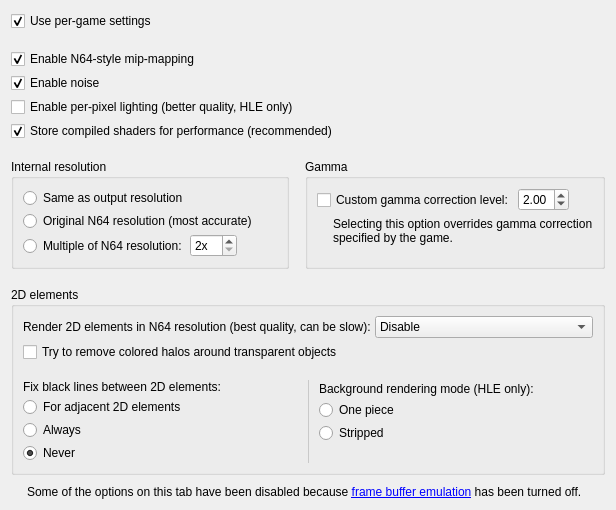
     <widget class="QWidget" name="emulationTab">
      <property name="minimumSize">
       <size>
        <width>0</width>
        <height>380</height>
       </size>
      </property>
      <attribute name="title">
       <string>Emulation</string>
      </attribute>
      <layout class="QVBoxLayout" name="verticalLayout">
       <property name="spacing">
        <number>10</number>
       </property>
       <item>
        <layout class="QVBoxLayout" name="verticalLayout_30">
         <property name="spacing">
          <number>18</number>
         </property>
         <item>
          <widget class="QCheckBox" name="customSettingsCheckBox">
           <property name="sizePolicy">
            <sizepolicy hsizetype="Preferred" vsizetype="Fixed">
             <horstretch>0</horstretch>
             <verstretch>0</verstretch>
            </sizepolicy>
           </property>
           <property name="toolTip">
            <string>&lt;html&gt;&lt;head/&gt;&lt;body&gt;&lt;p&gt;When enabled, all non-default values of settings are stored individually for each game.&lt;/p&gt;&lt;p&gt;When a game is running, settings are displayed and saved for the currently running game.&lt;/p&gt;&lt;p&gt;&lt;span style=&quot; font-weight:600;&quot;&gt;Note:&lt;/span&gt; GLideN64 already contains settings for the optimal performance of most games. Be careful when altering options on 'Emulation' and 'Frame buffer' tab.&lt;/p&gt;&lt;p&gt;[Recommended: &lt;span style=&quot; font-style:italic;&quot;&gt;Checked&lt;/span&gt;]&lt;/p&gt;&lt;/body&gt;&lt;/html&gt;</string>
           </property>
           <property name="text">
            <string>Use per-game settings</string>
           </property>
           <property name="checked">
            <bool>true</bool>
           </property>
          </widget>
         </item>
         <item>
          <widget class="QFrame" name="emulationOptionsFrame">
           <layout class="QVBoxLayout" name="verticalLayout_47">
            <property name="spacing">
             <number>4</number>
            </property>
            <property name="leftMargin">
             <number>0</number>
            </property>
            <property name="topMargin">
             <number>0</number>
            </property>
            <property name="rightMargin">
             <number>0</number>
            </property>
            <property name="bottomMargin">
             <number>0</number>
            </property>
            <item>
             <widget class="QCheckBox" name="emulateLodCheckBox">
              <property name="sizePolicy">
               <sizepolicy hsizetype="Preferred" vsizetype="Minimum">
                <horstretch>0</horstretch>
                <verstretch>0</verstretch>
               </sizepolicy>
              </property>
              <property name="toolTip">
               <string>&lt;html&gt;&lt;head/&gt;&lt;body&gt;&lt;p&gt;The N64 uses a unique method of mip-mapping that's difficult to reproduce correctly on PCs. When checked, this option emulates N64-accurate mip-mapping. When unchecked, some games have sharper distant textures.&lt;/p&gt;&lt;p&gt;[Recommended: &lt;span style=&quot; font-style:italic;&quot;&gt;Checked&lt;/span&gt;]&lt;/p&gt;&lt;/body&gt;&lt;/html&gt;</string>
              </property>
              <property name="text">
               <string>Enable N64-style mip-mapping</string>
              </property>
              <property name="checked">
               <bool>true</bool>
              </property>
             </widget>
            </item>
            <item>
             <widget class="QCheckBox" name="emulateNoiseCheckBox">
              <property name="toolTip">
               <string>&lt;html&gt;&lt;head/&gt;&lt;body&gt;&lt;p&gt;This option emulates effects that use random color input. Checking this option may cause rare performance problems.&lt;/p&gt;&lt;p&gt;[Recommended: &lt;span style=&quot; font-style:italic;&quot;&gt;Checked&lt;/span&gt;]&lt;/p&gt;&lt;/body&gt;&lt;/html&gt;</string>
              </property>
              <property name="text">
               <string>Enable noise</string>
              </property>
              <property name="checked">
               <bool>true</bool>
              </property>
             </widget>
            </item>
            <item>
             <widget class="QCheckBox" name="enableHWLightingCheckBox">
              <property name="toolTip">
               <string>&lt;html&gt;&lt;head/&gt;&lt;body&gt;&lt;p&gt;In N64 games lighting is calculated per vertex. This option enables Phong shading, which provides smoother and more realistic lighting.&lt;br/&gt;&lt;br/&gt;[Recommended: &lt;span style=&quot; font-style:italic;&quot;&gt;Your preference&lt;/span&gt;]&lt;/p&gt;&lt;/body&gt;&lt;/html&gt;</string>
              </property>
              <property name="text">
               <string>Enable per-pixel lighting (better quality, HLE only)</string>
              </property>
             </widget>
            </item>
            <item>
             <widget class="QCheckBox" name="enableShadersStorageCheckBox">
              <property name="toolTip">
               <string>&lt;html&gt;&lt;head/&gt;&lt;body&gt;&lt;p&gt;Use persistent storage for compiled shader programs.&lt;br/&gt;Each game uses a set of combiners. A combiner is an equation that defines how to build output color from various color inputs. GLideN64 translates shaders, and compiles shader programs on the fly. Shaders are large and complex. If the game uses several new combiners, compiling new shaders will take time and result in stuttering. When this option is checked, these shaders are saved so they're not recompiled the next time you run the game.&lt;/p&gt;&lt;p&gt;[Recommended: &lt;span style=&quot; font-style:italic;&quot;&gt;Checked&lt;/span&gt;]&lt;/p&gt;&lt;/body&gt;&lt;/html&gt;</string>
              </property>
              <property name="text">
               <string>Store compiled shaders for performance (recommended)</string>
              </property>
              <property name="checked">
               <bool>true</bool>
              </property>
             </widget>
            </item>
           </layout>
          </widget>
         </item>
         <item>
          <layout class="QHBoxLayout" name="horizontalLayout_20">
           <property name="spacing">
            <number>16</number>
           </property>
           <item>
            <widget class="QGroupBox" name="factorGroupBox">
             <property name="toolTip">
              <string>&lt;html&gt;&lt;head/&gt;&lt;body&gt;&lt;p&gt;This option sets the output render buffer size. By default, the render buffer is set to the &lt;span style=&quot; font-weight:600;&quot;&gt;Same as output resolution&lt;/span&gt;, but you can set it to the &lt;span style=&quot; font-weight:600;&quot;&gt;Original N64 resolution&lt;/span&gt; or a &lt;span style=&quot; font-weight:600;&quot;&gt;Multiple of N64 resolution&lt;/span&gt;.&lt;/p&gt;&lt;/body&gt;&lt;/html&gt;</string>
             </property>
             <property name="title">
              <string>Internal resolution</string>
             </property>
             <layout class="QVBoxLayout" name="verticalLayout_56">
              <property name="spacing">
               <number>3</number>
              </property>
              <item>
               <widget class="QRadioButton" name="factor0xRadioButton">
                <property name="text">
                 <string>Same as output resolution</string>
                </property>
                <attribute name="buttonGroup">
                 <string notr="true">factorButtonGroup</string>
                </attribute>
               </widget>
              </item>
              <item>
               <widget class="QRadioButton" name="factor1xRadioButton">
                <property name="text">
                 <string>Original N64 resolution (most accurate)</string>
                </property>
                <attribute name="buttonGroup">
                 <string notr="true">factorButtonGroup</string>
                </attribute>
               </widget>
              </item>
              <item>
               <layout class="QHBoxLayout" name="horizontalLayout_27">
                <item>
                 <layout class="QHBoxLayout" name="horizontalLayout_2">
                  <property name="topMargin">
                   <number>2</number>
                  </property>
                  <item>
                   <widget class="QRadioButton" name="factorXxRadioButton">
                    <property name="text">
                     <string>Multiple of N64 resolution:</string>
                    </property>
                    <attribute name="buttonGroup">
                     <string notr="true">factorButtonGroup</string>
                    </attribute>
                   </widget>
                  </item>
                 </layout>
                </item>
                <item>
                 <widget class="QSpinBox" name="resolutionFactorSpinBox">
                  <property name="suffix">
                   <string>x</string>
                  </property>
                  <property name="minimum">
                   <number>2</number>
                  </property>
                  <property name="maximum">
                   <number>16</number>
                  </property>
                 </widget>
                </item>
                <item>
                 <spacer name="horizontalSpacer_7">
                  <property name="orientation">
                   <enum>Qt::Horizontal</enum>
                  </property>
                  <property name="sizeHint" stdset="0">
                   <size>
                    <width>40</width>
                    <height>20</height>
                   </size>
                  </property>
                 </spacer>
                </item>
               </layout>
              </item>
             </layout>
            </widget>
           </item>
           <item>
            <widget class="QGroupBox" name="gammaCorrectionGroupBox">
             <property name="toolTip">
              <string>&lt;html&gt;&lt;head/&gt;&lt;body&gt;&lt;p&gt;Some N64 games use gamma correction to brighten the image. When the frame buffer is enabled, gamma correction is applied automatically for all games that use it on the N64. You can use your own gamma correction instead with this option. The default level, used on the N64, is 2.&lt;/p&gt;&lt;p&gt;[Recommended: &lt;span style=&quot; font-style:italic;&quot;&gt;Unchecked; 2.00&lt;/span&gt;]&lt;/p&gt;&lt;/body&gt;&lt;/html&gt;</string>
             </property>
             <property name="title">
              <string>Gamma</string>
             </property>
             <layout class="QVBoxLayout" name="verticalLayout_15">
              <property name="spacing">
               <number>4</number>
              </property>
              <item>
               <layout class="QHBoxLayout" name="horizontalLayout_12">
                <item>
                 <widget class="QCheckBox" name="gammaCorrectionCheckBox">
                  <property name="text">
                   <string>Custom gamma correction level:</string>
                  </property>
                 </widget>
                </item>
                <item>
                 <layout class="QVBoxLayout" name="verticalLayout_16">
                  <property name="spacing">
                   <number>0</number>
                  </property>
                  <item>
                   <widget class="QDoubleSpinBox" name="gammaLevelSpinBox">
                    <property name="minimum">
                     <double>1.000000000000000</double>
                    </property>
                    <property name="maximum">
                     <double>4.000000000000000</double>
                    </property>
                    <property name="singleStep">
                     <double>0.100000000000000</double>
                    </property>
                    <property name="value">
                     <double>2.000000000000000</double>
                    </property>
                   </widget>
                  </item>
                  <item>
                   <spacer name="verticalSpacer_4">
                    <property name="orientation">
                     <enum>Qt::Vertical</enum>
                    </property>
                    <property name="sizeType">
                     <enum>QSizePolicy::Fixed</enum>
                    </property>
                    <property name="sizeHint" stdset="0">
                     <size>
                      <width>0</width>
                      <height>2</height>
                     </size>
                    </property>
                   </spacer>
                  </item>
                 </layout>
                </item>
                <item>
                 <spacer name="horizontalSpacer_5">
                  <property name="orientation">
                   <enum>Qt::Horizontal</enum>
                  </property>
                  <property name="sizeHint" stdset="0">
                   <size>
                    <width>0</width>
                    <height>0</height>
                   </size>
                  </property>
                 </spacer>
                </item>
               </layout>
              </item>
              <item>
               <widget class="QFrame" name="gammaCorrectionNoteFrame">
                <layout class="QHBoxLayout" name="horizontalLayout_21">
                 <property name="spacing">
                  <number>9</number>
                 </property>
                 <property name="leftMargin">
                  <number>0</number>
                 </property>
                 <property name="topMargin">
                  <number>0</number>
                 </property>
                 <property name="rightMargin">
                  <number>0</number>
                 </property>
                 <property name="bottomMargin">
                  <number>0</number>
                 </property>
                 <item>
                  <widget class="QLabel" name="gammaCorrectionNoteIcon">
                   <property name="sizePolicy">
                    <sizepolicy hsizetype="Fixed" vsizetype="Fixed">
                     <horstretch>0</horstretch>
                     <verstretch>0</verstretch>
                    </sizepolicy>
                   </property>
                   <property name="pixmap">
                    <pixmap resource="icon.qrc">:/Info.ico</pixmap>
                   </property>
                  </widget>
                 </item>
                 <item>
                  <widget class="QLabel" name="gammaCorrectionNoteLabel">
                   <property name="text">
                    <string>Selecting this option overrides gamma correction specified by the game.</string>
                   </property>
                   <property name="wordWrap">
                    <bool>true</bool>
                   </property>
                  </widget>
                 </item>
                </layout>
               </widget>
              </item>
              <item>
               <spacer name="verticalSpacer_15">
                <property name="orientation">
                 <enum>Qt::Vertical</enum>
                </property>
                <property name="sizeHint" stdset="0">
                 <size>
                  <width>0</width>
                  <height>0</height>
                 </size>
                </property>
               </spacer>
              </item>
             </layout>
            </widget>
           </item>
          </layout>
         </item>
         <item>
          <widget class="QGroupBox" name="nativeRes2DGroupBox">
           <property name="title">
            <string>2D elements</string>
           </property>
           <layout class="QVBoxLayout" name="verticalLayout_48">
            <property name="spacing">
             <number>18</number>
            </property>
            <item>
             <layout class="QVBoxLayout" name="verticalLayout_31">
              <property name="spacing">
               <number>4</number>
              </property>
              <property name="leftMargin">
               <number>0</number>
              </property>
              <property name="topMargin">
               <number>0</number>
              </property>
              <property name="rightMargin">
               <number>0</number>
              </property>
              <property name="bottomMargin">
               <number>0</number>
              </property>
              <item>
               <layout class="QHBoxLayout" name="nativeRes2Dlayout">
                <item>
                 <widget class="QLabel" name="nativeRes2DLabel">
                  <property name="toolTip">
                   <string>&lt;html&gt;&lt;head/&gt;&lt;body&gt;&lt;p&gt;When checked, 2D elements are rendered at the N64s resolution before copying them to output. This usually eliminates display issues with 2D elements, but it can be slow. This option uses heuristics to detect adjacent 2D elements that doesn't work for every game.&lt;/p&gt;&lt;p&gt;[Recommended: &lt;span style=&quot; font-style:italic;&quot;&gt;Checked, unless you have performance problems&lt;/span&gt;]&lt;/p&gt;&lt;/body&gt;&lt;/html&gt;</string>
                  </property>
                  <property name="text">
                   <string>Render 2D elements in N64 resolution (best quality, can be slow):</string>
                  </property>
                 </widget>
                </item>
                <item>
                 <widget class="QComboBox" name="nativeRes2DComboBox">
                  <property name="toolTip">
                   <string>&lt;html&gt;&lt;head/&gt;&lt;body&gt;&lt;p&gt;When checked, 2D elements are rendered at the N64s resolution before copying them to output. This usually eliminates display issues with 2D elements, but it can be slow. This option uses heuristics to detect adjacent 2D elements that doesn't work for every game.&lt;/p&gt;&lt;p&gt;[Recommended: &lt;span style=&quot; font-style:italic;&quot;&gt;Checked, unless you have performance problems&lt;/span&gt;]&lt;/p&gt;&lt;/body&gt;&lt;/html&gt;</string>
                  </property>
                  <item>
                   <property name="text">
                    <string>Disable</string>
                   </property>
                  </item>
                  <item>
                   <property name="text">
                    <string>Enable optimized</string>
                   </property>
                  </item>
                  <item>
                   <property name="text">
                    <string>Enable unoptimized</string>
                   </property>
                  </item>
                 </widget>
                </item>
               </layout>
              </item>
              <item>
               <widget class="QCheckBox" name="halosRemovalCheckBox">
                <property name="text">
                 <string>Try to remove colored halos around transparent objects</string>
                </property>
               </widget>
              </item>
             </layout>
            </item>
            <item>
             <layout class="QHBoxLayout" name="horizontalLayout_15">
              <property name="spacing">
               <number>9</number>
              </property>
              <item>
               <widget class="QFrame" name="fixTexrectFrame">
                <property name="toolTip">
                 <string>&lt;html&gt;&lt;head/&gt;&lt;body&gt;&lt;p&gt;In some games the coordinates for parts of 2D elements are not aligned: there is a half-pixel split between adjacent elements. When rendering at the N64's original resolution it isn't visible, but when the image is scaled up it results in black lines. This option attempts to connect these 2D elements.&lt;/p&gt;&lt;p&gt;&lt;span style=&quot; font-weight:600;&quot;&gt;For adjacent 2D elements&lt;/span&gt;: Apply the correction only for polygons that need it. Select this option for games that have issues with black lines.&lt;/p&gt;&lt;p&gt;&lt;span style=&quot; font-weight:600;&quot;&gt;Always&lt;/span&gt;: Apply the correction for every 2D element. Select this option when &lt;span style=&quot; font-weight:600;&quot;&gt;For adjacent 2D elements&lt;/span&gt; doesn't help.&lt;/p&gt;&lt;p&gt;&lt;span style=&quot; font-weight:600;&quot;&gt;Never&lt;/span&gt;: Don't attempt to correct black lines between 2D elements.&lt;/p&gt;&lt;p&gt;[Recommended: &lt;span style=&quot; font-style:italic;&quot;&gt;Game dependent, mostly Never&lt;/span&gt;]&lt;/p&gt;&lt;/body&gt;&lt;/html&gt;</string>
                </property>
                <layout class="QVBoxLayout" name="verticalLayout_5">
                 <property name="spacing">
                  <number>3</number>
                 </property>
                 <property name="leftMargin">
                  <number>0</number>
                 </property>
                 <property name="topMargin">
                  <number>0</number>
                 </property>
                 <property name="rightMargin">
                  <number>0</number>
                 </property>
                 <property name="bottomMargin">
                  <number>0</number>
                 </property>
                 <item>
                  <widget class="QLabel" name="fixBlackLinesLabel">
                   <property name="text">
                    <string extracomment="2D elements, formerly labelled texrects, are usually used for title screens or HUDs">Fix black lines between 2D elements:</string>
                   </property>
                   <property name="wordWrap">
                    <bool>true</bool>
                   </property>
                  </widget>
                 </item>
                 <item>
                  <widget class="QRadioButton" name="fixTexrectSmartRadioButton">
                   <property name="sizePolicy">
                    <sizepolicy hsizetype="Preferred" vsizetype="Fixed">
                     <horstretch>0</horstretch>
                     <verstretch>0</verstretch>
                    </sizepolicy>
                   </property>
                   <property name="text">
                    <string extracomment="The label for this control is &quot;Fix black lines between 2D elements&quot;">For adjacent 2D elements</string>
                   </property>
                   <attribute name="buttonGroup">
                    <string notr="true">fixTexrectCoordsButtonGroup</string>
                   </attribute>
                  </widget>
                 </item>
                 <item>
                  <widget class="QRadioButton" name="fixTexrectForceRadioButton">
                   <property name="text">
                    <string extracomment="The label for this control is &quot;Fix black lines between 2D elements&quot;">Always</string>
                   </property>
                   <attribute name="buttonGroup">
                    <string notr="true">fixTexrectCoordsButtonGroup</string>
                   </attribute>
                  </widget>
                 </item>
                 <item>
                  <widget class="QRadioButton" name="fixTexrectDisableRadioButton">
                   <property name="text">
                    <string extracomment="The label for this control is &quot;Fix black lines between 2D elements&quot;">Never</string>
                   </property>
                   <property name="checked">
                    <bool>true</bool>
                   </property>
                   <attribute name="buttonGroup">
                    <string notr="true">fixTexrectCoordsButtonGroup</string>
                   </attribute>
                  </widget>
                 </item>
                </layout>
               </widget>
              </item>
              <item>
               <widget class="Line" name="line_2">
                <property name="styleSheet">
                 <string notr="true">color: rgba(0, 0, 0, 15%);</string>
                </property>
                <property name="frameShadow">
                 <enum>QFrame::Plain</enum>
                </property>
                <property name="orientation">
                 <enum>Qt::Vertical</enum>
                </property>
               </widget>
              </item>
              <item>
               <widget class="QFrame" name="bgModeFrame">
                <property name="toolTip">
                 <string>&lt;html&gt;&lt;head/&gt;&lt;body&gt;&lt;p&gt;Background is a complex macro command used to render large (normally full screen) images. Since background images usually don't fit texture memory, the microcode splits them on narrow strips and renders them one by one. HLE code has two modes to emulate background commands:&lt;/p&gt;&lt;p&gt;&lt;span style=&quot; font-weight:600;&quot;&gt;One piece&lt;/span&gt;: The whole background image rendred as one textured rectangle. This method is normally much faster, but the result is not always correct.&lt;/p&gt;&lt;p&gt;&lt;span style=&quot; font-weight:600;&quot;&gt;Stripped&lt;/span&gt;: This method emulates background commands as close as possible to actual microcode implementation. It's slower but more precise. Another problem: some games may have gaps between rendered strips in high resolution. Use &amp;quot;Render 2D elements in N64 resolution&amp;quot; option to remove the gaps.&lt;/p&gt;&lt;p&gt;[Recommended: &lt;span style=&quot; font-style:italic;&quot;&gt;Game dependent, mostly Stripped&lt;/span&gt;]&lt;/p&gt;&lt;/body&gt;&lt;/html&gt;</string>
                </property>
                <layout class="QVBoxLayout" name="verticalLayout_35">
                 <property name="spacing">
                  <number>3</number>
                 </property>
                 <property name="leftMargin">
                  <number>0</number>
                 </property>
                 <property name="topMargin">
                  <number>0</number>
                 </property>
                 <property name="rightMargin">
                  <number>0</number>
                 </property>
                 <property name="bottomMargin">
                  <number>0</number>
                 </property>
                 <item>
                  <widget class="QLabel" name="bgModeLabel">
                   <property name="text">
                    <string>Background rendering mode (HLE only):</string>
                   </property>
                  </widget>
                 </item>
                 <item>
                  <widget class="QRadioButton" name="bgModeOnePieceRadioButton">
                   <property name="text">
                    <string>One piece</string>
                   </property>
                  </widget>
                 </item>
                 <item>
                  <widget class="QRadioButton" name="bgModeStrippedRadioButton">
                   <property name="text">
                    <string>Stripped</string>
                   </property>
                  </widget>
                 </item>
                 <item>
                  <spacer name="verticalSpacer_13">
                   <property name="orientation">
                    <enum>Qt::Vertical</enum>
                   </property>
                   <property name="sizeType">
                    <enum>QSizePolicy::Preferred</enum>
                   </property>
                   <property name="sizeHint" stdset="0">
                    <size>
                     <width>0</width>
                     <height>20</height>
                    </size>
                   </property>
                  </spacer>
                 </item>
                </layout>
               </widget>
              </item>
             </layout>
            </item>
           </layout>
          </widget>
         </item>
        </layout>
       </item>
       <item>
        <spacer name="verticalSpacer_2">
         <property name="orientation">
          <enum>Qt::Vertical</enum>
         </property>
         <property name="sizeHint" stdset="0">
          <size>
           <width>0</width>
           <height>0</height>
          </size>
         </property>
        </spacer>
       </item>
       <item>
        <widget class="QFrame" name="frameBufferInfoFrame2">
         <layout class="QHBoxLayout" name="horizontalLayout_30">
          <property name="spacing">
           <number>9</number>
          </property>
          <property name="leftMargin">
           <number>0</number>
          </property>
          <property name="topMargin">
           <number>0</number>
          </property>
          <property name="rightMargin">
           <number>0</number>
          </property>
          <property name="bottomMargin">
           <number>0</number>
          </property>
          <item>
           <widget class="QLabel" name="frameBufferInfoIcon2">
            <property name="sizePolicy">
             <sizepolicy hsizetype="Fixed" vsizetype="Preferred">
              <horstretch>0</horstretch>
              <verstretch>0</verstretch>
             </sizepolicy>
            </property>
            <property name="text">
             <string notr="true"/>
            </property>
            <property name="pixmap">
             <pixmap resource="icon.qrc">:/Info.ico</pixmap>
            </property>
           </widget>
          </item>
          <item>
           <widget class="QLabel" name="frameBufferInfoLabel2">
            <property name="text">
             <string>Some of the options on this tab have been disabled because &lt;a href=&quot;#frameBuffer&quot;&gt;frame buffer emulation&lt;/a&gt; has been turned off.</string>
            </property>
            <property name="wordWrap">
             <bool>true</bool>
            </property>
            <property name="textInteractionFlags">
             <set>Qt::LinksAccessibleByKeyboard|Qt::LinksAccessibleByMouse</set>
            </property>
           </widget>
          </item>
         </layout>
        </widget>
       </item>
      </layout>
     </widget>
